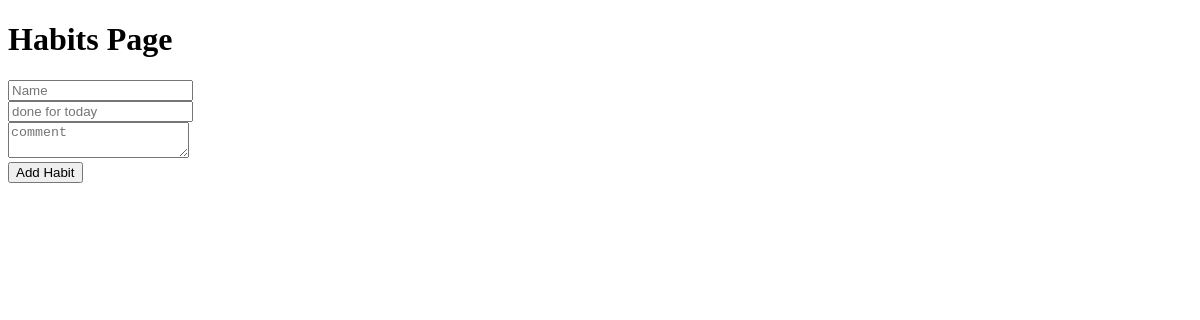
/habits, run on an earlier commit of the app's database.
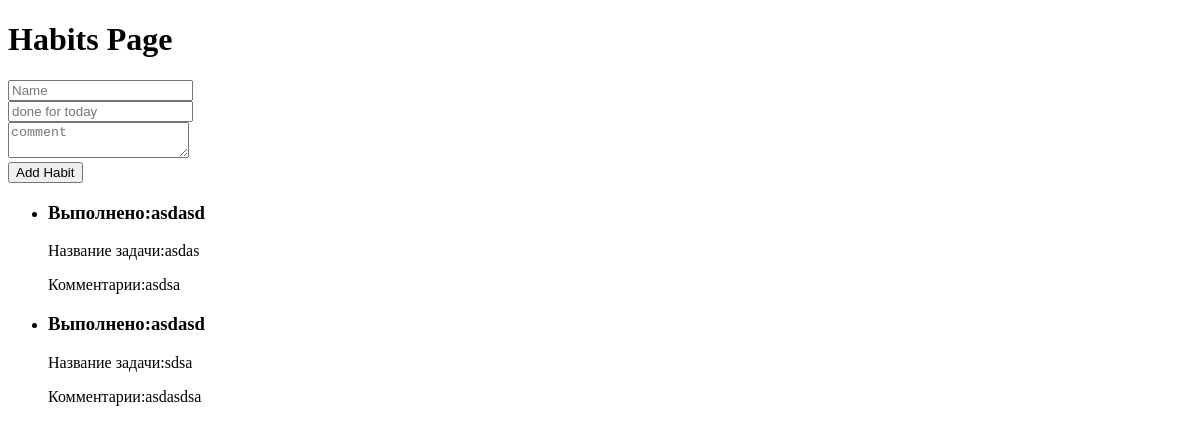
And on a later commit of the database.
### main/models.py (models this page shows)
class Habits(models.Model):
    habits_name = models.CharField(max_length=100)
    done_for_today = models.CharField(max_length=250)
    important = models.BooleanField(default=False)
    comment = models.TextField()

### main/views.py (the view)
# urls.py: path('habits', habits, name='habits'),
def habits(req):
    habits_text = Habits.objects.all()
    return render(req, 'habits.html', {'habits_text': habits_text})

### main/templates/habits.html (shortened to what this page needs)
{% load static %}
<!DOCTYPE html>
<html lang="en">
<head>
</head>
<body>
<h1>Habits Page</h1>
<form method="POST" action="{% url 'add_habits' %}">
    <input type="text" placeholder="Name" name="habits_name"><br>
    <input type="text" placeholder="done for today" name="done_for_today"><br>
    <textarea placeholder="comment" name="comment"></textarea><br>
    <button>Add Habit</button>
</form>
<ul>
    {% for habit in habits_text %}
        <li>
            <h3>Выполнено:{{ habit.done_for_today }}</h3>
            <p>Название задачи:{{ habit.habits_name }}</p>
            <span>Комментарии:{{ habit.comment }}</span>
        </li>
    {% endfor %}
</ul>
</body>
</html>

What changed in the data, as far as the page shows it:
added Habits: done_for_today "asdasd", habits_name "asdas", comment "asdsa"
added Habits: done_for_today "asdasd", habits_name "sdsa", comment "asdasdsa"
